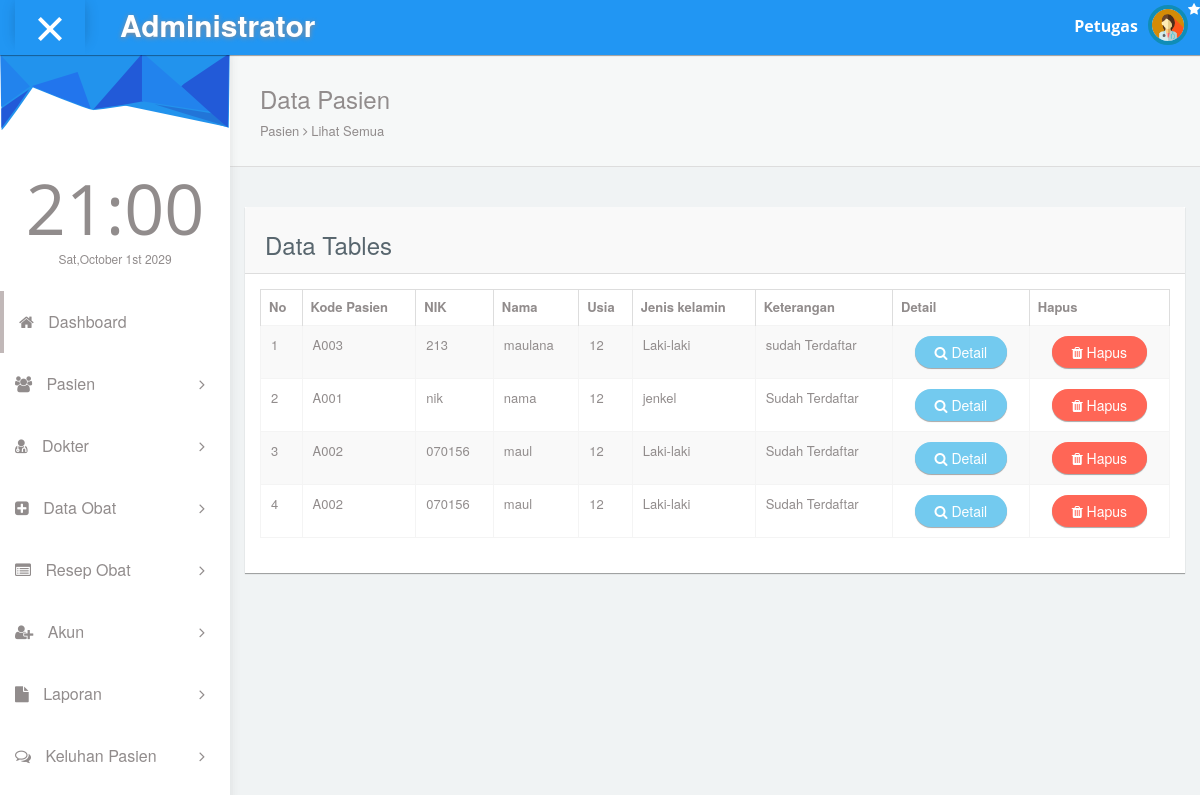
/administrator/pegawai/list.pasien.php, run on an earlier commit of the app's database.
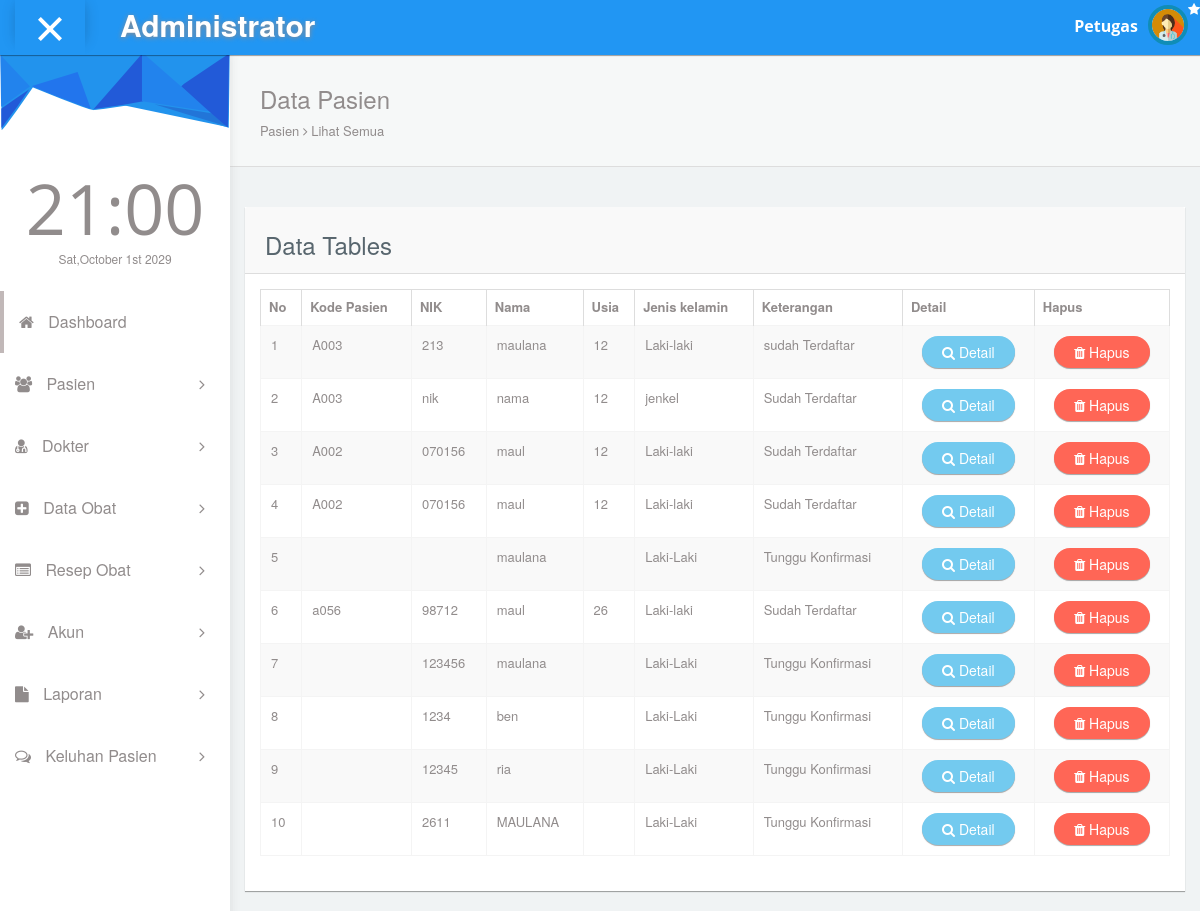
And on a later commit of the database.
### tables this page shows
CREATE TABLE `pasien` (
  `id_pasien` int(10) NOT NULL,
  `kode_pasien` varchar(5) DEFAULT NULL,
  `nama` varchar(20) NOT NULL,
  `nik` varchar(16) DEFAULT NULL,
  `usia` int(2) DEFAULT NULL,
  `jenkel` varchar(10) NOT NULL,
  `alamat` text NOT NULL,
  `keterangan` varchar(20) NOT NULL,
  `tanggal` varchar(12) NOT NULL,
  `waktu` varchar(10) NOT NULL
);

### administrator/pegawai/list.pasien.php (the view, shortened to what this page needs)
<!DOCTYPE html>
<html lang="en">
<head>
  <link rel="stylesheet" type="text/css" href="asset/css/bootstrap.min.css">
  <link rel="stylesheet" type="text/css" href="asset/css/plugins/font-awesome.min.css"/>
  <link rel="stylesheet" type="text/css" href="asset/css/plugins/datatables.bootstrap.min.css"/>
  <link rel="stylesheet" type="text/css" href="asset/css/plugins/animate.min.css"/>
  <link href="asset/css/style.css" rel="stylesheet">
    </head>
    <body id="mimin" class="dashboard">
      <?php include 'page/head-nav.php';?>
      <div class="container-fluid mimin-wrapper">
        <?php include 'page/left-menu.php'; ?>
        <div id="content">
         <div class="panel box-shadow-none content-header">
          <div class="panel-body">
            <div class="col-md-12">
              <h3 class="animated fadeInLeft">Data Pasien</h3>
              <p class="animated fadeInDown">
                Pasien <span class="fa-angle-right fa"></span> Lihat Semua
              </p>
            </div>
          </div>
        </div>
        <div class="col-md-12 top-20 padding-0">
          <div class="col-md-12">
            <div class="panel">
              <div class="panel-heading"><h3>Data Tables</h3></div>
              <div class="panel-body">
                <div class="responsive-table">
                  <table id="datatables-example" class="table table-striped table-bordered" width="100%" cellspacing="0">
                    <thead>
                      <tr>
                        <th>No</th>
                        <th>Kode Pasien</th>
                        <th>NIK</th>
                        <th>Nama</th>
                        <th>Usia</th>
                        <th>Jenis kelamin</th>
                        <th>Keterangan</th>
                        <th>Detail</th>
                        <th>Hapus</th>
                      </tr>
                    </thead>
                    <tbody>
                     <?php
                     include 'koneksi.php';
                     $no = 1;
                     $data = mysqli_query($koneksi,"Select * FROM pasien ");
                     while($d = mysqli_fetch_array($data)){
                      ?>
                      <tr>
                        <td><?php echo $no++ ;?></td>
                        <td><?php echo $d['kode_pasien']; ?></td>
                        <td><?php echo $d['nik']; ?></td>
                        <td><?php echo $d['nama']; ?></td>
                        <td><?php echo $d['usia']; ?></td>
                        <td><?php echo $d['jenkel']; ?></td>
                        <td><?php echo $d['keterangan']; ?></td>
                        <td align="center"><a href="detail_pasien.php?nik=<?=$d['nik']?> & kode_pasien=<?=$d['kode_pasien']?>" class="btn btn-round btn-info"><i class="fa fa-search"></i> Detail</a></td>
                        <td align="center"><a onclick="if(confirm('Apakah anda yakin ingin menghapus data ini ?')){ location.href='hapus_data_pasien.php?id_pasien=<?php echo $d['id_pasien']; ?>' }" class="btn btn-round btn-danger"><i class="fa fa-trash"></i> Hapus</a></td>
                    <?php
                  }
                  ?>
                      </tr>
                    </tbody>
                </table>
              </div>
            </div>
          </div>
        </div>
      </div>
    </div>
</div>
</body>
</html>

### administrator/pegawai/page/head-nav.php (shortened to what this page needs)
<nav class="navbar navbar-default header navbar-fixed-top">
         <div class="col-md-12 nav-wrapper">
           <div class="navbar-header" style="width:100%;">
             <div class="opener-left-menu is-open">
               <span class="bottom"></span>
             </div>
               <a href="index.php" class="navbar-brand">
                <b>Administrator</b>
               </a>
             <ul class="nav navbar-nav navbar-right user-nav">
               <li class="user-name"><span>Petugas</span></li>
                 <li class="dropdown avatar-dropdown">
                  <img src="asset/img/dr1.png" class="img-circle avatar" alt="user name" data-toggle="dropdown" aria-haspopup="true" aria-expanded="true"/>
               </li>
               <li ><span class="fa fa-star"></span></a></li>
             </ul>
           </div>
         </div>
       </nav>

### administrator/pegawai/page/left-menu.php (shortened to what this page needs)
<div id="left-menu">
              <div class="sub-left-menu scroll">
                <ul class="nav nav-list">
                    <li><div class="left-bg"></div></li>
                    <li class="time">
                      <h1 class="animated fadeInLeft">21:00</h1>
                      <p class="animated fadeInRight">Sat,October 1st 2029</p>
                    </li>
                    <li class="active ripple">
                      <a href="index.php"><span class="fa-home fa"></span> Dashboard
                      </a>
                    </li>
                    <li class="ripple">
                      <a class="tree-toggle nav-header">
                        <span class="fa-users fa"></span> Pasien
                        <span class="fa-angle-right fa right-arrow text-right"></span>
                      </a>
                    </li>
                     <li class="ripple">
                      <a class="tree-toggle nav-header">
                        <span class="fa fa-user-md"></span> Dokter
                        <span class="fa-angle-right fa right-arrow text-right"></span>
                      </a>
                    </li>
                    <li class="ripple">
                      <a class="tree-toggle nav-header">
                        <span class="fa fa-plus-square"></span> Data Obat
                        <span class="fa-angle-right fa right-arrow text-right"></span>
                      </a>
                    </li>
                    <li class="ripple">
                      <a class="tree-toggle nav-header">
                        <span class="fa fa-list-alt"></span> Resep Obat
                        <span class="fa-angle-right fa right-arrow text-right"></span>
                      </a>
                    </li>
                      <li class="ripple">
                      <a class="tree-toggle nav-header">
                        <span class="fa fa-user-plus"></span> Akun
                        <span class="fa-angle-right fa right-arrow text-right"></span>
                      </a>
                    </li>
                    <li class="ripple">
                      <a class="tree-toggle nav-header">
                        <span class="fa fa-file"></span> Laporan
                        <span class="fa-angle-right fa right-arrow text-right"></span>
                      </a>
                    </li>
                       <li class="ripple">
                      <a class="tree-toggle nav-header">
                        <span class="fa fa-comments-o"></span> Keluhan Pasien
                        <span class="fa-angle-right fa right-arrow text-right"></span>
                      </a>
                    </li>
                  </ul>
                </div>
            </div>

What changed in the data, as far as the page shows it:
changed pasien "nik": kode_pasien "A001" → "A003"
added pasien: nama "maulana", jenkel "Laki-Laki", keterangan "Tunggu Konfirmasi"
added pasien: kode_pasien "a056", nik "98712", nama "maul", usia "26", jenkel "Laki-laki", keterangan "Sudah Terdaftar"
added pasien: nik "123456", nama "maulana", jenkel "Laki-Laki", keterangan "Tunggu Konfirmasi"
added pasien: nik "1234", nama "ben", jenkel "Laki-Laki", keterangan "Tunggu Konfirmasi"
added pasien: nik "12345", nama "ria", jenkel "Laki-Laki", keterangan "Tunggu Konfirmasi"
added pasien: nik "2611", nama "MAULANA", jenkel "Laki-Laki", keterangan "Tunggu Konfirmasi"
